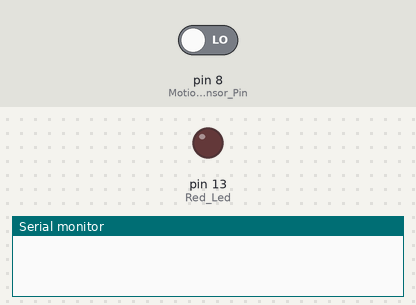
The sketch below on a simulated Arduino Uno, built with avr-gcc and run on an emulated ATmega328P. Parts: output pins drawn as LEDs (lit = HIGH), the last lines printed to the serial monitor. The test bench sets the inputs (shaded band); at power-on: pin 8 (Motion_Sensor_Pin) LOW.

Above: at 1.2 s.
1.3 s: pin 8 (Motion_Sensor_Pin) driven HIGH
At 2.1 s:
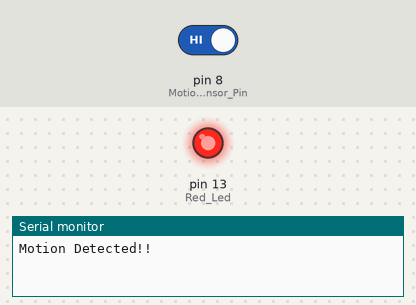
2.8 s: pin 8 (Motion_Sensor_Pin) driven LOW
At 3.3 s:
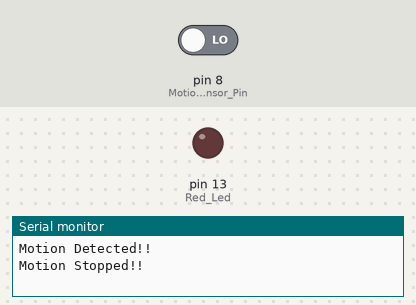
Timing chart, 0 to 5.8 s (numbered marks = the images above; inputs shaded):
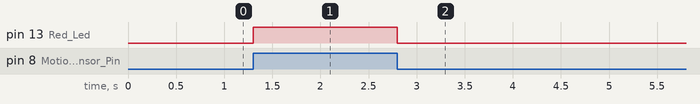

Measured:
- after the input at 1.3 s, pin 13 (Red_Led): LOW → HIGH at once
- after the input at 2.8 s, pin 13 (Red_Led): HIGH → LOW at once

The sketch:

Experiment_11_Code.ino
```cpp
int Motion_Sensor_Pin = 8;

int Red_Led = 13;

int Motion_State_Current = LOW;

int Motion_State_Previous = LOW;

void setup()
{
  Serial.begin(9600);

  pinMode(Red_Led, OUTPUT);
}

void loop()
{
  Motion_State_Previous = Motion_State_Current;

  Motion_State_Current = digitalRead(Motion_Sensor_Pin);

  if (Motion_State_Previous == LOW && Motion_State_Current == HIGH)
  {
    Serial.println("Motion Detected!!");

    digitalWrite(Red_Led, HIGH);
  }

  else if (Motion_State_Previous == HIGH && Motion_State_Current == LOW)
  {
    Serial.println("Motion Stopped!!");

    digitalWrite(Red_Led, LOW);
  }
}
```
